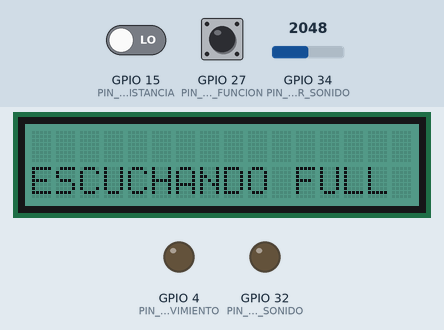
Simulated run of this sketch. Board: ESP32. Parts: 16×2 character LCD, output pins drawn as LEDs (lit = HIGH). The inputs (shaded band) are chosen by the test bench; at power-on: GPIO 34 (PIN_A_SENSOR_SONIDO) = 2048, GPIO 15 (PIN_D_SENSOR_DISTANCIA) LOW, GPIO 27 (PIN_D_PULSADOR_FUNCION) HIGH. WiFi joins after 1.5 s; servers stay silent unless stated; random numbers use the default seed unless the sketch sets one; no MQTT or app messages arrive unless stated; what the sketch prints to the serial monitor is not drawn.

Above: at 2.7 s.
2.8 s: GPIO 34 (PIN_A_SENSOR_SONIDO) set to 2346
4.3 s: GPIO 34 (PIN_A_SENSOR_SONIDO) set to 2455
At 5.2 s:
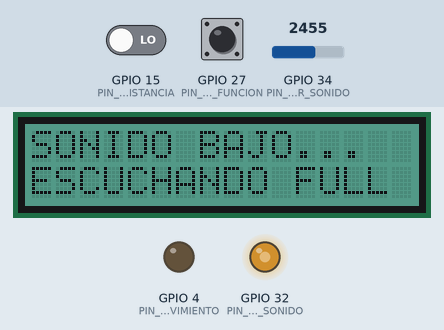
5.8 s: GPIO 15 (PIN_D_SENSOR_DISTANCIA) driven HIGH
At 6.6 s:
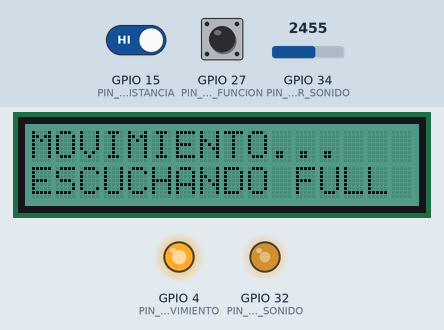
7.3 s: GPIO 27 (PIN_D_PULSADOR_FUNCION) pulled LOW for 0.15 s
At 7.8 s:
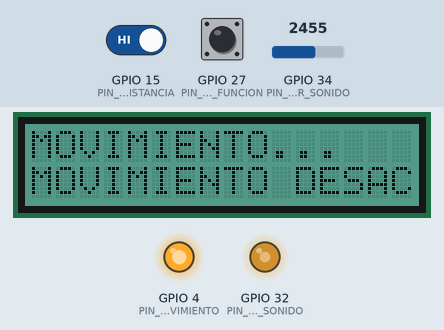
8.9 s: GPIO 34 (PIN_A_SENSOR_SONIDO) set to 3603
At 9.4 s:
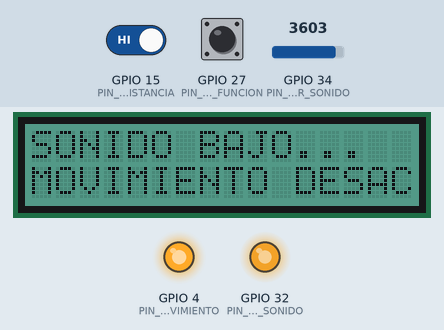
10.4 s: GPIO 15 (PIN_D_SENSOR_DISTANCIA) driven LOW
At 14.1 s:
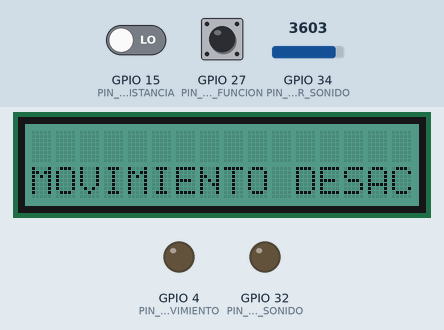
Timing chart, 0 to 14.4 s (numbered marks = the images above; inputs shaded):
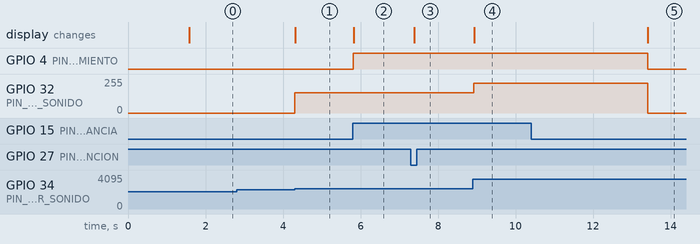

Measured:
- the behaviour switches between 2399 and 2400 on GPIO 34 (PIN_A_SENSOR_SONIDO) (found by bisection; images 0 and 1)
- after the input at 2.8 s, every drawn part: stays the same
- after the input at 4.3 s, GPIO 32 (PIN_P_ACTUADOR_LED_SONIDO): 0/255 → 153/255 at once; the display: changes at once (image 1)
- after the input at 5.8 s, GPIO 4 (PIN_D_ACTUADOR_LED_MOVIMIENTO): LOW → HIGH at once; the display: changes at once (image 2)
- after the input at 7.3 s, the display: changes after 0.09 s (image 3)
- after the input at 8.9 s, GPIO 32 (PIN_P_ACTUADOR_LED_SONIDO): 153/255 → 225/255 at once; the display: changes at once (image 4)
- after the input at 10.4 s, GPIO 4 (PIN_D_ACTUADOR_LED_MOVIMIENTO): HIGH → LOW after 3.0 s; GPIO 32 (PIN_P_ACTUADOR_LED_SONIDO): 225/255 → 0/255 after 3.0 s; the display: changes after 3.0 s (image 5)

The sketch:

tp2.ino
```cpp
// ------------------------------------------------
// Librerías
// ------------------------------------------------
#include <Wire.h>
#include "rgb_lcd.h"
#include <WiFi.h>
#include "PubSubClient.h"

// ------------------------------------------------
// Constantes
// ------------------------------------------------
#define UMBRAL_SONIDO_BAJO 150
#define UMBRAL_SONIDO_MEDIO 250
#define UMBRAL_SONIDO_ALTO 350
// ------------------------------------------------
// Pines sensores (A = analógico | D = Digital)
// ------------------------------------------------
#define PIN_D_SENSOR_DISTANCIA 15
#define PIN_A_SENSOR_SONIDO 34
#define PIN_D_PULSADOR_FUNCION 27
// ------------------------------------------------
// Pines actuadores (P = PWM | D = Digital)
// ------------------------------------------------
#define PIN_P_ACTUADOR_LED_SONIDO 32
#define PIN_D_ACTUADOR_LED_MOVIMIENTO 4
// ------------------------------------------------
// Parametros MQTT
// ------------------------------------------------
#define DESACTIVATE '0'
#define ACTIVATE    '1'
// Dividimos la señal entre 16 canales para replicar el rango 0-255
#define CANAL 16
// ------------------------------------------------
// TEMPORIZADORES
// ------------------------------------------------
#define TIME_ACTIVE 3000
//Cantidad de funciones de verificación de sensores
#define CANT_FUNCIONES 3
//Posiciones del Display 16x2, filas y columnas
#define COL_0 0
#define ROW_0 0
#define ROW_1 1
// Constante para debounce
#define DEBOUNCE_DELAY 50  // 50 milisegundos de debounce
//
#define ACTIVO true

rgb_lcd lcd;

//Configuraciones de tópicos
const char* ssid        = "SO Avanzados";
const char* password    = "SOA.2019";
const char* mqttServer  = "broker.emqx.io";
const char* user_name   = "";
const char* user_pass   = "";
const char * topic_sensor = "/notif/sensor";
const char * topic_button = "/notif/modo";
int port = 1883;
char clientId[50];

WiFiClient espClient;
PubSubClient client(espClient);

//Características del PWM
const int frecuencia = 1000;
const int resolucion = 10;
//timer
unsigned int time_before;

//Pulsador estados
int button_state = 0;       // the current state of button
int last_button_state = 0;  // the previous state of button

// Agregar una variable para almacenar el tiempo de la última lectura del pulsador.
unsigned long last_debounce_time = 0;

//Mensajes tópicos
unsigned long lastPublishTime = 0;  // Almacena el tiempo de la última publicación
unsigned long publishInterval = 5000;  // Intervalo de 5 segundos entre publicaciones

int state_active = 2;

// Estados
enum e_estados {
  ESTADO_ESCUCHANDO_FULL,
  ESTADO_ESCUCHANDO_SONIDO,
  ESTADO_ACTIVO
};

// Eventos
enum e_eventos {
  EVENTO_RUIDO_BAJO,
  EVENTO_RUIDO_MEDIO,
  EVENTO_RUIDO_FUERTE,
  EVENTO_MOVIMIENTO,
  EVENTO_PULSADOR,
  EVENTO_TIMER,
  EVENTO_NULO
};

typedef struct evento_s
{
  e_eventos tipo;
  int valor;
} evento_t;

typedef struct sensor_pir
{
  int valorMovimiento;
  boolean activo;
} s_pir;

typedef struct sensor_sonido
{
  int valorSonido = 0;
} s_sonido;

e_estados estado_actual;
evento_t evento;
//Estructura del sensor de movimiento
s_pir sensorMov;
//Estructura del sensor de sonido
s_sonido sensorSonido;
//Índice de funciones
int indice = 0;
//Último valor del potenciómetro
int last_value_potentiometer = 0;
//Detector de movimiento activo
int pir_activo = 0;

void start()
{
  Serial.begin(9600);
  // Display
  lcd.begin(16, 2);
  lcd.clear();
  lcd.setRGB(30, 125, 100);
  lcd.setCursor(0, 0);
  //Setup Wifi
  wifiConnect();

  Serial.println(WiFi.localIP());
  Serial.println(WiFi.macAddress());

  client.setServer(mqttServer, port);
  client.setCallback(callback);

  mostrar_por_pantalla("ESCUCHANDO FULL", COL_0, ROW_1);
  //Inicializamos las características del pwm
  ledcAttach(PIN_P_ACTUADOR_LED_SONIDO, frecuencia, resolucion);
  //Led Movimiento
  pinMode(PIN_D_ACTUADOR_LED_MOVIMIENTO, OUTPUT);
  //PIR
  pinMode(PIN_D_SENSOR_DISTANCIA, INPUT);
  //Pulsador
  pinMode(PIN_D_PULSADOR_FUNCION, INPUT_PULLUP);
  button_state = digitalRead(PIN_D_PULSADOR_FUNCION);

  estado_actual = ESTADO_ESCUCHANDO_FULL;
  evento.tipo = EVENTO_NULO;
  sensorMov.activo = ACTIVO;
  time_before = millis();
}

/*
* Setup de configuración del WiFi
*/
void wifiConnect()
{
  WiFi.begin(ssid, password);
  while (WiFi.status() != WL_CONNECTED)
  {
    delay(500);
    Serial.print(".");
  }
}

//Funcion Callback que recibe los mensajes enviados por lo dispositivos
void callback(char* topic, byte* message, unsigned int length)
{
  char cMessage=char(*message);

  Serial.print("Se recibio mensaje en el topico: ");
  Serial.println(topic);
  Serial.print("Mensaje Recibido.");

  sensorMov.activo = !sensorMov.activo;
  evento.tipo = EVENTO_PULSADOR;

}

void mqttReconnect()
{
  if(!client.connected())
  {
    Serial.print("Intentando conexión MQTT...");
    long r = random(1000);
    sprintf(clientId, "clientId-%ld", r);
    if (client.connect(clientId,user_name,user_pass))
    {
      Serial.print(clientId);
      Serial.println(" conectado");
      Serial.println("envio");
      client.subscribe(topic_button);
    }
    else
    {
      Serial.print("fallo, rc=");
      Serial.print(client.state());
      Serial.println("intentando de nuevo en 5 segundos");
      delay(5000);
    }
  }
}

/*
* Leer el sensor PIR
*/
int leer_sensor_movimiento()
{
  return digitalRead(PIN_D_SENSOR_DISTANCIA);
}

/*
* Leer el valor del potenciometro
*/
int leer_sensor_sonido()
{
  return analogRead(PIN_A_SENSOR_SONIDO);
}

/*
* Actualizar los eventos segun el valor del potenciómetro
*/
void actualizar_evento_potenciometro(e_eventos tipo, int value)
{
  evento.tipo = tipo;
  last_value_potentiometer = value;
  time_before = millis();
}

/*
* Leer el registro del pulsador.
*/
int leer_pulsador()
{
  return digitalRead(PIN_D_PULSADOR_FUNCION);
}

/*
* Verificar la pulsación.
*/
void verificar_pulsador()
{
  int lectura_actual = leer_pulsador(); // Leer el estado actual del botón

  // Si el estado del botón cambió
  if (lectura_actual != last_button_state) {
    // Reiniciar el tiempo de debounce
    last_debounce_time = millis();
  }

  // Verificar si ha pasado el tiempo de debounce
  if ((millis() - last_debounce_time) > DEBOUNCE_DELAY)
  {
    // Solo cambiar el estado si el botón cambió de estado
    if (lectura_actual != button_state)
    {
      button_state = lectura_actual;
      // Si el estado del botón es LOW, significa que fue presionado
      if (button_state == LOW)
      {
        sensorMov.activo = !sensorMov.activo;
        evento.tipo = EVENTO_PULSADOR;
      }
    }
  }
  // Guardar el estado actual del botón para la próxima lectura
  last_button_state = lectura_actual;
}

/*
* Verificar la activación del potenciómetro
*/
void verificar_sensor_sonido()
{
  sensorSonido.valorSonido = leer_sensor_sonido();

  int brillo = sensorSonido.valorSonido / CANAL;

  if (brillo != last_value_potentiometer)
  {
    if (brillo >= UMBRAL_SONIDO_ALTO)
    {
      actualizar_evento_potenciometro(EVENTO_RUIDO_FUERTE, brillo);
    }
    else if (brillo >= UMBRAL_SONIDO_MEDIO && brillo < UMBRAL_SONIDO_ALTO)
    {
      actualizar_evento_potenciometro(EVENTO_RUIDO_MEDIO, brillo);
    }
    else if (brillo >= UMBRAL_SONIDO_BAJO && brillo < UMBRAL_SONIDO_MEDIO)
    {
      actualizar_evento_potenciometro(EVENTO_RUIDO_BAJO, brillo);
    }
  }
}

/*
* Verificar la activación del sensor de movimiento PIR
*/
void verificar_sensor_movimiento()
{
  sensorMov.valorMovimiento = leer_sensor_movimiento();
  unsigned long currentMillis = millis();
  if (sensorMov.valorMovimiento == HIGH)
  {
    evento.tipo = EVENTO_MOVIMIENTO;
    if (currentMillis - lastPublishTime >= publishInterval) {
      if(sensorMov.activo) {
        String message = "Movimiento detectado!";
        client.publish(topic_sensor, message.c_str());
      }
      lastPublishTime = currentMillis;
    }
    time_before = millis();
  }
}

/*
* Endender los leds según el evento registrado.
*/
void encender_led(e_eventos evento)
{
  switch (evento)
  {
    case EVENTO_MOVIMIENTO:
      digitalWrite(PIN_D_ACTUADOR_LED_MOVIMIENTO, HIGH);
      break;
    case EVENTO_NULO:
      analogWrite(PIN_P_ACTUADOR_LED_SONIDO, LOW);
      break;
    case EVENTO_TIMER:
      digitalWrite(PIN_D_ACTUADOR_LED_MOVIMIENTO, LOW);
      analogWrite(PIN_P_ACTUADOR_LED_SONIDO, 0);
      break;
    default:
      analogWrite(PIN_P_ACTUADOR_LED_SONIDO, sensorSonido.valorSonido / CANAL);
      break;
  }
}

/*
* Mostrar en el display el evento registrado.
*/
void mostrar_por_pantalla(String mensaje, int colLCD, int rowLCD)
{
  lcd.setCursor(colLCD, rowLCD);
  lcd.println(mensaje);
}

//Array de funciones de verificación
void (*verificar_sensor[CANT_FUNCIONES])() = {verificar_sensor_movimiento, verificar_sensor_sonido, verificar_pulsador};

/*
* Obtener el evento activado.
*/
void tomar_evento()
{
  unsigned int time_after = millis();
  if ( (time_after - time_before) > TIME_ACTIVE && estado_actual == state_active)
  {
    evento.tipo = EVENTO_TIMER;
    time_before = time_after;
  }
  verificar_sensor[indice]();
  indice = ++indice % CANT_FUNCIONES;
}

/*
* Transición de estados utilizando el patrón de diseño
* de Máquina de estados
*/
void fsm()
{
  tomar_evento();

  switch (estado_actual)
  {
    case ESTADO_ESCUCHANDO_FULL:
      switch (evento.tipo)
      {
        case EVENTO_RUIDO_BAJO:
          encender_led(evento.tipo);
          mostrar_por_pantalla("SONIDO BAJO...", COL_0, ROW_0);
          estado_actual = ESTADO_ACTIVO;
          break;
        case EVENTO_RUIDO_MEDIO:
          encender_led(evento.tipo);
          mostrar_por_pantalla("SONIDO MEDIO...", COL_0, ROW_0);
          estado_actual = ESTADO_ACTIVO;
          break;
        case EVENTO_RUIDO_FUERTE:
          encender_led(evento.tipo);
          mostrar_por_pantalla("SONIDO FUERTE...", COL_0, ROW_0);
          estado_actual = ESTADO_ACTIVO;
          break;
        case EVENTO_MOVIMIENTO:
          pir_activo = 1;
          encender_led(evento.tipo);
          mostrar_por_pantalla("MOVIMIENTO...", COL_0, ROW_0);
          estado_actual = ESTADO_ACTIVO;
          break;
        case EVENTO_PULSADOR:
          if(sensorMov.activo)
          {
            mostrar_por_pantalla("ESCUCHANDO FULL", COL_0, ROW_1);
            estado_actual = ESTADO_ESCUCHANDO_FULL;
          }
          else
          {
            mostrar_por_pantalla("MOVIMIENTO DESACTIVADO", COL_0, ROW_1);
            estado_actual = ESTADO_ESCUCHANDO_SONIDO;
          }
          break;
        case EVENTO_NULO:
          encender_led(evento.tipo);
          estado_actual = ESTADO_ESCUCHANDO_FULL;
          break;
      }
      break;
    case ESTADO_ESCUCHANDO_SONIDO:
      switch (evento.tipo)
      {
        case EVENTO_RUIDO_BAJO:
          encender_led(evento.tipo);
          mostrar_por_pantalla("SONIDO BAJO...", COL_0, ROW_0);
          estado_actual = ESTADO_ACTIVO;
          break;
        case EVENTO_RUIDO_MEDIO:
          encender_led(evento.tipo);
          mostrar_por_pantalla("SONIDO MEDIO...", COL_0, ROW_0);
          estado_actual = ESTADO_ACTIVO;
          break;
          case EVENTO_RUIDO_FUERTE:
          encender_led(evento.tipo);
          mostrar_por_pantalla("SONIDO FUERTE...", COL_0, ROW_0);
          estado_actual = ESTADO_ACTIVO;
          break;
        case EVENTO_PULSADOR:
          if(sensorMov.activo)
          {
            mostrar_por_pantalla("ESCUCHANDO FULL", COL_0, ROW_1);
            estado_actual = ESTADO_ESCUCHANDO_FULL;
          }
          else
          {
            mostrar_por_pantalla("MOVIMIENTO DESACTIVADO", COL_0, ROW_1);
            estado_actual = ESTADO_ESCUCHANDO_SONIDO;
          }
          break;
      }
      break;
    case ESTADO_ACTIVO:
      switch (evento.tipo)
      {
        case EVENTO_RUIDO_BAJO:
          encender_led(evento.tipo);
          mostrar_por_pantalla("SONIDO BAJO...", COL_0, ROW_0);
          estado_actual = ESTADO_ACTIVO;
          break;
        case EVENTO_RUIDO_MEDIO:
          encender_led(evento.tipo);
          mostrar_por_pantalla("SONIDO MEDIO...", COL_0, ROW_0);
          estado_actual = ESTADO_ACTIVO;
          break;
        case EVENTO_RUIDO_FUERTE:
          encender_led(evento.tipo);
          mostrar_por_pantalla("SONIDO FUERTE...", COL_0, ROW_0);
          estado_actual = ESTADO_ACTIVO;
          break;
        case EVENTO_MOVIMIENTO:
          if (sensorMov.activo && !pir_activo)
          {
            pir_activo = 1;
            encender_led(evento.tipo);
            mostrar_por_pantalla("MOVIMIENTO...", COL_0, ROW_0);
            estado_actual = ESTADO_ESCUCHANDO_FULL;
          }
          break;
        case EVENTO_TIMER:
          pir_activo = 0;
          mostrar_por_pantalla("                ", COL_0, ROW_0);
          encender_led(evento.tipo);
          if(sensorMov.activo)
          {
            estado_actual = ESTADO_ESCUCHANDO_FULL;
          }
          else
          {
            estado_actual = ESTADO_ESCUCHANDO_SONIDO;
          }
          break;
        case EVENTO_PULSADOR:
          if(sensorMov.activo)
          {
            mostrar_por_pantalla("ESCUCHANDO FULL", COL_0, ROW_1);
            estado_actual = ESTADO_ESCUCHANDO_FULL;
          }
          else
          {
            mostrar_por_pantalla("MOVIMIENTO DESACTIVADO", COL_0, ROW_1);
            estado_actual = ESTADO_ESCUCHANDO_SONIDO;
          }
          break;
      }
      break;
  }
}

void setup()
{
  start();
}

void loop()
{
  //Reconexión mqtt
  delay(10);
  mqttReconnect();
  fsm();

  client.loop();
}
```
